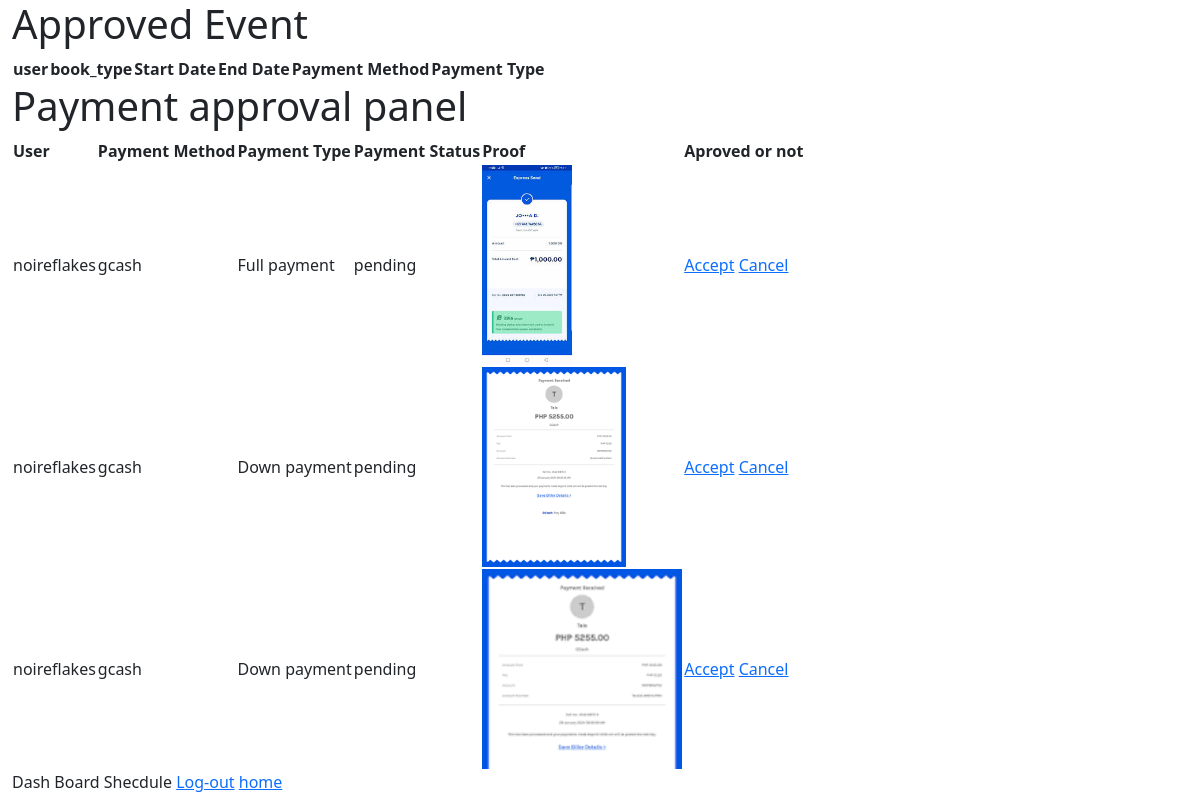
Screenshot of /book/Paymentproof with the database file from the repository.
### book/models.py (models this page shows, shortened)
class Proof(models.Model):
    STATUS_CHOICES = [
        ("pending", "Pending"),
        ("approved", "Approved"),
        ("declined", "Declined"),
    ]
    book=models.ForeignKey(Book, on_delete=models.CASCADE, default=1)
    img = models.ImageField(upload_to='payment_proof')
    payment_status = models.CharField(choices=STATUS_CHOICES, max_length=20, default="pending")
    hash=models.CharField(max_length=30 , null=True, blank=True)

class Book(models.Model):
    user=models.ForeignKey(User, on_delete=models.CASCADE, blank=True, null=True)
    book_type = models.CharField(max_length=20)
    start_date = models.DateField()
    end_date = models.DateField()
    payment_method = models.CharField(max_length=20)
    payment_type = models.CharField(max_length=20)
    REFUNDCHOICES = [
        ("pending", "Pending"),
        ("approved", "Approved"),
        ("declined", "Declined"),
        ("not requested", "Not Requested"),
        ("complete", "Complete")
    ]
    amount=models.IntegerField(blank=True, null=True)
    refund_status=models.CharField(max_length=20, choices=REFUNDCHOICES, default="not requested")

### book/views.py (the view)
# urls.py: path("Paymentproof", views.payment_redirect, name="payment_redirect"),
def payment_redirect(request):
    books=Book.objects.all()
    proofs=Proof.objects.all()
    return render(request, "book/event.html",{'books':books,
        'proofs':proofs
        })

### book/templates/book/event.html (shortened to what this page needs)
{% extends 'login/layout.html' %}
{% load static %}
{% block css %}<link rel="stylesheet" href="{% static 'static/book.html' %}">{% endblock %}
{% block body %}
    <div class="container-fluid">
        <h1>Approved Event</h1>
        <table>
            <table>
                <tr>
                    <th>user</th>
                    <th>book_type</th>
                    <th>Start Date</th>
                    <th>End Date</th>
                    <th>Payment Method</th>
                    <th>Payment Type</th>
                </tr>
        </table>
        <h1>Payment approval panel</h1>
        <table>
            <tr>
                <th>User</th>
                <th>Payment Method</th>
                <th>Payment Type</th>
                <th>Payment Status</th>
                <th>Proof</th>
                <th>Aproved or not</th>
            </tr>
            {% for proof in proofs %}
                {% if proof.payment_status == "pending" %}
                    <tr>
                        <td> {{proof.book.user}} </td>
                        <td> {{ proof.book.payment_method }} </td>
                        <td> {{ proof.book.payment_type }} </td>
                        <td> {{ proof.payment_status }} </td>
                        <td><img src="{{ proof.img.url }}" alt="works" style="height: 200px; width: auto;" ></td>
                        <td> <a href="{% url 'accept_payment' proof.id %}">Accept</a>
                             <a href="{% url 'cancel_payment' proof.id%}">Cancel</a> </td>
                    </tr>
                {% endif %}
            {% endfor %}
        </table>
        <div>
            <a>Dash Board</a>
            <a>Shecdule</a>
            <a href="{% url 'logout' %}">Log-out</a>
            <a href="{% url 'index' %}">home</a>
        </div>
    </div>
{% endblock %}

### login/templates/login/layout.html (shortened to what this page needs)
{% load static %}
<!DOCTYPE html>
<html lang="en">
<head>
    <link href="https://cdn.jsdelivr.net/npm/bootstrap@5.3.3/dist/css/bootstrap.min.css" rel="stylesheet">
    {% block css %}{% endblock %}
</head>
<body>
    {% block body %}{% endblock %}
</body>
</html>

### rows the page displays
Proof: book.user "noireflakes", book.payment_method "gcash", book.payment_type "Full payment", payment_status "pending", img (picture)
Proof: book.user "noireflakes", book.payment_method "gcash", book.payment_type "Down payment", payment_status "pending", img (picture)
Proof: book.user "noireflakes", book.payment_method "gcash", book.payment_type "Down payment", payment_status "pending", img (picture)
